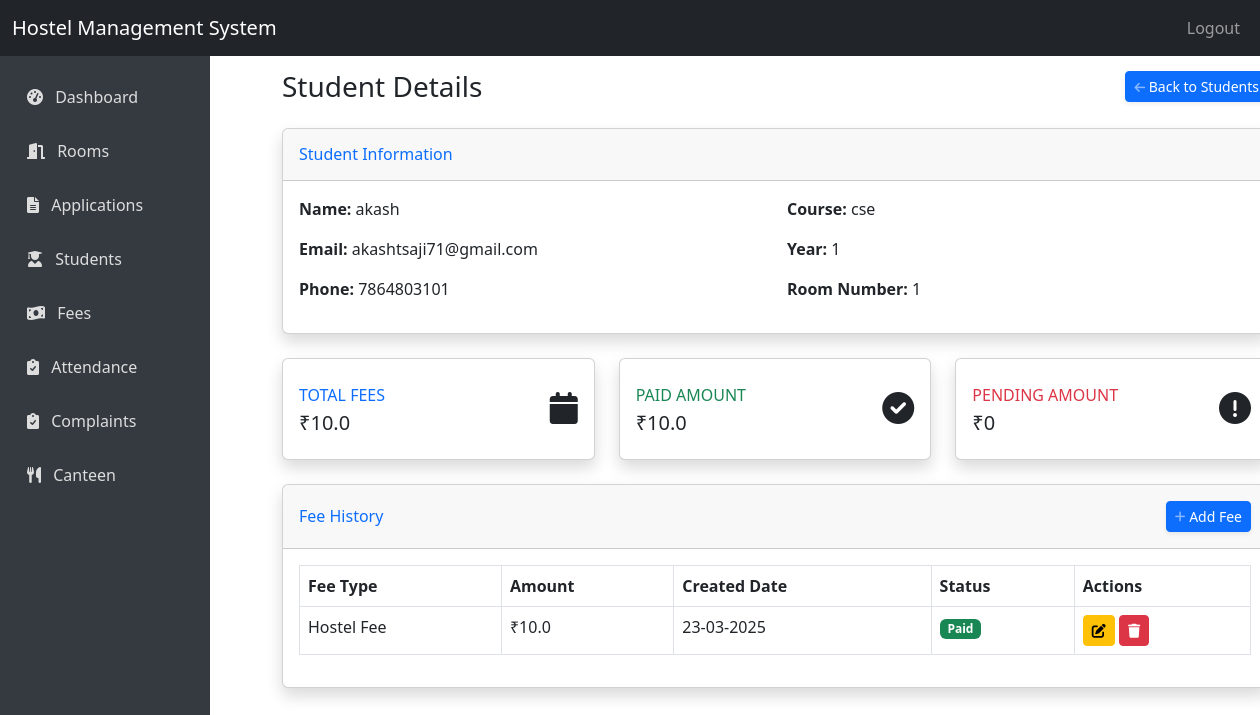
The app's page /admin/student/1 (signed in) with its own data.
### hostel1.0/app.py (models this page shows)
class Student(db.Model):
    id = db.Column(db.Integer, primary_key=True)
    user_id = db.Column(db.Integer, db.ForeignKey('user.id'), nullable=False)
    name = db.Column(db.String(100), nullable=False)
    email = db.Column(db.String(100), unique=True, nullable=False)
    phone = db.Column(db.String(15), nullable=False)
    address = db.Column(db.String(200), nullable=False)
    course = db.Column(db.String(50), nullable=False)
    district = db.Column(db.String(75), nullable=False)
    year = db.Column(db.Integer, nullable=False)
    annual_income = db.Column(db.Integer, nullable=False)
    gender = db.Column(db.String(10), nullable=False)  # 'male' or 'female'
    room_id = db.Column(db.Integer, db.ForeignKey('room.id'), nullable=True)

class Room(db.Model):
    id = db.Column(db.Integer, primary_key=True)
    room_number = db.Column(db.String(10), unique=True, nullable=False)
    capacity = db.Column(db.Integer, nullable=False)
    occupied = db.Column(db.Integer, default=0)
    hostel_block = db.Column(db.String(10), nullable=False)
    gender = db.Column(db.String(10), nullable=False)  # 'male' or 'female'
    students = db.relationship('Student', backref='room')

class Fee(db.Model):
    id = db.Column(db.Integer, primary_key=True)
    student_id = db.Column(db.Integer, db.ForeignKey('student.id'), nullable=False)
    amount = db.Column(db.Float, nullable=False)
    fee_type = db.Column(db.String(50), nullable=False)
    payment_date = db.Column(db.DateTime, default=datetime.utcnow)
    due_date = db.Column(db.DateTime, nullable=True)  # Add this field
    semester = db.Column(db.String(20), nullable=False)
    status = db.Column(db.String(20), default='unpaid')  # unpaid, paid
    transaction_id = db.Column(db.String(50), nullable=True)
    student = db.relationship('Student', backref='fees')
    created_at = db.Column(db.DateTime, default=datetime.utcnow)

### hostel1.0/app.py (the view)
@app.route('/admin/student/<int:student_id>')
def admin_student_detail(student_id):
    if 'user_id' not in session or session['role'] != 'admin':
        return redirect(url_for('login'))
    student = Student.query.get_or_404(student_id)
    fees = Fee.query.filter_by(student_id=student_id).all()
    total_fees = sum(fee.amount for fee in fees)
    paid_fees = sum(fee.amount for fee in fees if fee.status == 'paid')
    pending_fees = sum(fee.amount for fee in fees if fee.status == 'unpaid')
    return render_template('admin/student_detail.html',
                          student=student,
                          fees=fees,
                          total_fees=total_fees,
                          paid_fees=paid_fees,
                          pending_fees=pending_fees)

### hostel1.0/templates/admin/student_detail.html (shortened to what this page needs)
{% extends "layout.html" %}
{% block content %}
<div class="container-fluid">
    <div class="d-sm-flex align-items-center justify-content-between mb-4">
        <h1 class="h3 mb-0 text-gray-800">Student Details</h1>
        <a href="{{ url_for('admin_students') }}" class="btn btn-sm btn-primary shadow-sm">
             Back to Students
        </a>
    </div>
    <div class="card shadow mb-4">
        <div class="card-header py-3">
            <h6 class="m-0 font-weight-bold text-primary">Student Information</h6>
        </div>
        <div class="card-body">
            <div class="row">
                <div class="col-md-6">
                    <p><strong>Name:</strong> {{ student.name }}</p>
                    <p><strong>Email:</strong> {{ student.email }}</p>
                    <p><strong>Phone:</strong> {{ student.phone }}</p>
                </div>
                <div class="col-md-6">
                    <p><strong>Course:</strong> {{ student.course }}</p>
                    <p><strong>Year:</strong> {{ student.year }}</p>
                    <p><strong>Room Number:</strong> {% if student.room %}{{ student.room.room_number }}{% else %}Not Assigned{% endif %}</p>
                </div>
            </div>
        </div>
    </div>
    <div class="row">
        <div class="col-xl-4 col-md-6 mb-4">
            <div class="card border-left-primary shadow h-100 py-2">
                <div class="card-body">
                    <div class="row no-gutters align-items-center">
                        <div class="col mr-2">
                            <div class="text-xs font-weight-bold text-primary text-uppercase mb-1">
                                Total Fees</div>
                            <div class="h5 mb-0 font-weight-bold text-gray-800">₹{{ total_fees }}</div>
                        </div>
                        <div class="col-auto">
                            <i class="fas fa-calendar fa-2x text-gray-300"></i>
                        </div>
                    </div>
                </div>
            </div>
        </div>
        <div class="col-xl-4 col-md-6 mb-4">
            <div class="card border-left-success shadow h-100 py-2">
                <div class="card-body">
                    <div class="row no-gutters align-items-center">
                        <div class="col mr-2">
                            <div class="text-xs font-weight-bold text-success text-uppercase mb-1">
                                Paid Amount</div>
                            <div class="h5 mb-0 font-weight-bold text-gray-800">₹{{ paid_fees }}</div>
                        </div>
                        <div class="col-auto">
                            <i class="fas fa-check-circle fa-2x text-gray-300"></i>
                        </div>
                    </div>
                </div>
            </div>
        </div>
        <div class="col-xl-4 col-md-6 mb-4">
            <div class="card border-left-danger shadow h-100 py-2">
                <div class="card-body">
                    <div class="row no-gutters align-items-center">
                        <div class="col mr-2">
                            <div class="text-xs font-weight-bold text-danger text-uppercase mb-1">
                                Pending Amount</div>
                            <div class="h5 mb-0 font-weight-bold text-gray-800">₹{{ pending_fees }}</div>
                        </div>
                        <div class="col-auto">
                            <i class="fas fa-exclamation-circle fa-2x text-gray-300"></i>
                        </div>
                    </div>
                </div>
            </div>
        </div>
    </div>
    <div class="card shadow mb-4">
        <div class="card-header py-3 d-flex flex-row align-items-center justify-content-between">
            <h6 class="m-0 font-weight-bold text-primary">Fee History</h6>
            <div class="dropdown no-arrow">
                <a href="#" class="btn btn-sm btn-primary shadow-sm" data-toggle="modal" data-target="#addFeeModal">
                     Add Fee
                </a>
            </div>
        </div>
        <div class="card-body">
            <div class="table-responsive">
                <table class="table table-bordered" width="100%" cellspacing="0">
                    <thead>
                        <tr>
                            <th>Fee Type</th>
                            <th>Amount</th>
                            <th>Created Date</th>
                            <th>Status</th>
                            <th>Actions</th>
                        </tr>
                    </thead>
                    <tbody>
                        {% for fee in fees %}
                        <tr>
                            <td>{{ fee.fee_type }}</td>
                            <td>₹{{ fee.amount }}</td>
                            <td>
                                {% if fee.created_at %}
                                    {{ fee.created_at.strftime('%d-%m-%Y') }}
                                {% else %}
                                    -
                                {% endif %}
                            </td>
                            <td>
                                {% if fee.status == 'paid' %}
                                    <span class="badge bg-success">Paid</span>
                                {% else %}
                                    <span class="badge bg-danger">Unpaid</span>
                                {% endif %}
                            </td>
                            <td>
                                <a href="{{ url_for('admin_edit_fee', fee_id=fee.id) }}" class="btn btn-sm btn-warning">
                                    <i class="fas fa-edit"></i>
                                </a>
                                <a href="{{ url_for('admin_delete_fee', fee_id=fee.id) }}" class="btn btn-sm btn-danger"
                                   onclick="return confirm('Are you sure you want to delete this fee record?')">
                                    <i class="fas fa-trash"></i>
                                </a>
                            </td>
                        </tr>
                        {% endfor %}
                    </tbody>
                </table>
            </div>
        </div>
    </div>
</div>
{% endblock %}

### records on screen
Student: name "akash", email "akashtsaji71@gmail.com", phone "7864803101", course "cse", year "1"
Room: room.room_number "1"
Fee: fee_type "Hostel Fee", amount "10.0", created_at "23-03-2025", status "Paid"

### other values on screen
{{ total_fees }} "10.0"
{{ paid_fees }} "10.0"
{{ pending_fees }} "0"
